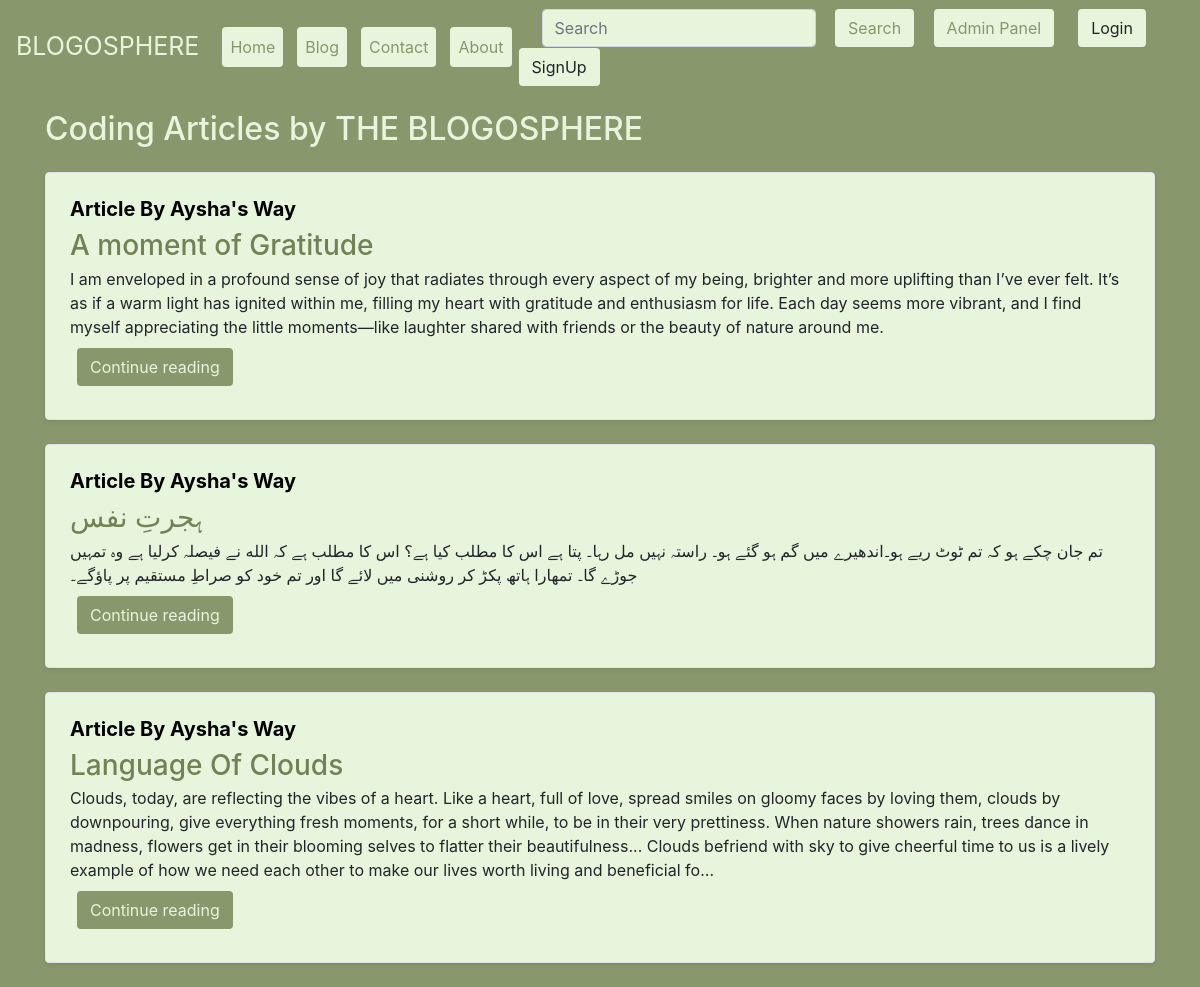
Screenshot of /blog/ with the database file from the repository.
### blog/models.py (models this page shows, shortened)
class Post(models.Model):
    sno=models.AutoField(primary_key=True)
    title=models.CharField(max_length=255)
    author=models.CharField(max_length=14)
    slug=models.CharField(max_length=130)
    timeStamp=models.DateTimeField(blank=True)
    content=models.TextField()

### blog/views.py (the view)
# urls.py: path('', views.blogHome, name="bloghome"),
def blogHome(request):
    allPosts= Post.objects.all()
    context={'allPosts': allPosts}
    return render(request, "blog/blogHome.html", context)

### templates/blog/blogHome.html (shortened to what this page needs)
{% extends 'base.html' %}
{% block blogactive %} active {% endblock blogactive %}
{% block body %}
<div class="container my-3">
    <h2 style="color:#E7F5DC;" >Coding Articles by THE BLOGOSPHERE</h2>
    {% for post in allPosts  %}
    <div  style="background-color: #E7F5DC ;" class="row no-gutters border rounded overflow-hidden flex-md-row mb-4 shadow-sm h-md-250 my-4 position-relative">
        <div class="col p-4 d-flex flex-column position-static">
            <h5 class="d-inline-block mb-2 " style=" color: black; font-weight: bold; color: ; text-transform: capitalize; list-style-type: none;">Article  by {{post.author}}</h5>
            <h3 class="mb-0" ><a  style="text-decoration: none; color: #728156; " href="/blog/{{post.slug}}">{{post.title}}</a></h3>
            <p class="card-text mb-auto">{{post.content| truncatechars:500}}</p>
            <div class="my-2">
            	<a style="background-color: #88976C;    color:#E7F5DC ; border-radius: 4px; margin: 1px 7px;"  href="/blog/{{post.slug}}" role="button" class="btn ">Continue reading</a>
            </div>
        </div>
        </div>
        {% endfor %}
    </div>
 {% endblock %}

### templates/base.html (shortened to what this page needs)
<!doctype html>
<html lang="en">
  <head>
    <link rel="stylesheet" href="https://stackpath.bootstrapcdn.com/bootstrap/4.5.2/css/bootstrap.min.css">
  </head>
  <body style="background-color:#88976C ;" >
    <nav  style=" background-color: #88976C;"; list-style-type: none; " class="navbar navbar-expand-lg ">
        <a style="color: #E7F5DC; font-size: 25px" class="navbar-brand" href="/">BLOGOSPHERE</a>
        <div class="collapse navbar-collapse" id="navbarSupportedContent">
          <ul class="navbar-nav mr-auto">
            <li class="nav-item {% block homeactive %}  {% endblock homeactive %}">
              <a style="background-color: #E7F5DC ; color: #88976C; border-radius: 4px; margin: 1px 7px;" class="nav-link" href="/">Home <span class="sr-only">(current)</span></a>
            </li>
            <li class="nav-item {% block blogactive %}  {% endblock blogactive %} ">
              <a  style="background-color: #E7F5DC ; color: #88976C; border-radius: 4px; margin: 1px 7px;" class="nav-link" href="/blog">Blog</a>
            </li>
            <li class="nav-item {% block contactactive %}  {% endblock contactactive %} ">
              <a  style="background-color: #E7F5DC ; color: #88976C; border-radius: 4px; margin:1px 7px;" class="nav-link" href="/contact">Contact</a>
            </li>
            <li class="nav-item {% block aboutactive %}  {% endblock aboutactive %}" >
              <a   style="background-color: #E7F5DC ; color: #88976C; border-radius: 4px; margin:1px 7px;"class="nav-link" href="/about">About</a>
            </li>
          </ul>
          <div class="ml-auto form-inline ">
          <form method="get" action="/search"class="my-2 my-lg-0 mx-3">
            <input style="background-color: #E7F5DC ; color: #88976C; border-radius: 4px; margin: 1px 7px;"  class="form-control mr-sm-2" type="search" placeholder="Search" aria-label="Search" name="query" id="query">
            <button style="background-color: #E7F5DC ; color: #88976C; border-radius: 4px; margin: 1px 7px;"  class="btn  my-2 my-sm-0 " type="submit">Search</button>
            <a  style="background-color: #E7F5DC ; color: #88976C; border-radius: 4px; margin: 1px 7px;" href="/admin" role="button" target="_blank" class="btn  m-2 my-sm-0"> Admin Panel </a>
          </form>
{% if user.is_authenticated %}
<ul class="navbar-nav mr-2">
<li class="nav-item dropdown">
<a  style="background-color: #E7F5DC ; color: #88976C; border-radius: 4px; margin: 1px 7px;" class="nav-link dropdown-toggle" href='#' id="navbarDropdown" role="button" data-toggle="dropdown"> Welcome {{request.user}}</a>
<div class="dropdown-menu" aria-labelledby="navbarDropdown">
          <a  style="background-color: #E7F5DC ; color: #88976C; border-radius: 4px; margin: 1px 3px;" class="dropdown-item" href="/logout">Logout</a>
        </div>
      </li>
      </ul>
      </div>
{% else %}
<button style="background-color: #E7F5DC;" type="button" class="btn  mr-2" data-toggle="modal" data-target="#loginModal">
Login
</button>
<button style="background-color: #E7F5DC;" type="button" class="btn mr-2" data-toggle="modal" data-target="#signupModal">
SignUp
</button>
{% endif %}
        </div>
      </nav>
      {% block body %}  {% endblock body %}
  </body>
</html>

### rows the page displays
Post: author "Aysha's Way", title "A moment of Gratitude", content "I am enveloped in a profound sense of joy that radiates through every aspect of my being, brighter and more uplifting than I’ve ever felt. It’s as if a warm light has ignited within me, filling my heart with gratitude and enthusiasm for life. Each day seems more vibrant, and I find myself appreciating the little moments—like laughter shared with friends or the beauty of nature around me."
Post: author "Aysha's Way", title "ہجرتِ نفس", content "تم جان چکے ہو کہ تم ٹوٹ ریے ہو۔اندھیرے میں گم ہو گئے ہو۔ راستہ نہیں مل رہا۔ پتا ہے اس کا مطلب کیا ہے؟ اس کا مطلب ہے کہ الله نے فیصلہ کرلیا ہے وہ تمہیں جوڑے گا۔ تمھارا ہاتھ پکڑ کر روشنی میں لائے گا اور تم خود کو صراطِ مستقیم پر پاؤگے۔"
Post: author "Aysha's Way", title "Language Of Clouds", content "Clouds, today, are reflecting the vibes of a heart. Like a heart, full of love, spread smiles on gloomy faces by loving them, clouds by downpouring, give everything fresh moments, for a short while, to be in their very prettiness. When nature showers rain, trees dance in madness, flowers get in their blooming selves to flatter their beautifulness... Clouds befriend with sky to give cheerful time to us is a lively example of how we need each other to make our lives worth living and beneficial fo…"
